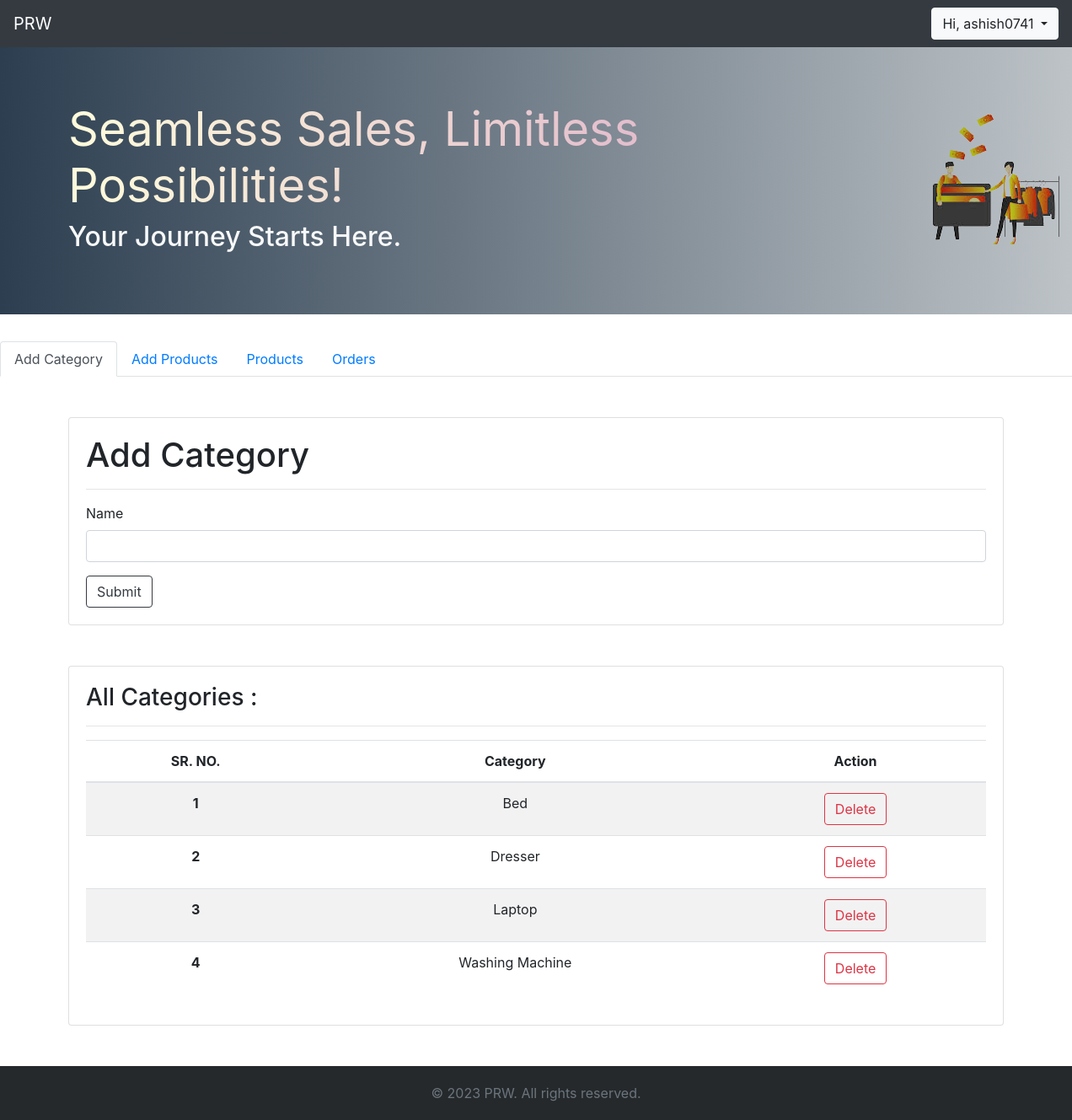
The app's page /renter (signed in) with its own data.
### models.py (models this page shows, shortened)
class User(db.Model):
    user_id = db.Column(db.Integer,primary_key=True, autoincrement=True)
    username = db.Column(db.String(50), unique=True, nullable=False)
    password = db.Column(db.String(50), nullable=False)
    first_name = db.Column(db.String(50),nullable=False)
    last_name = db.Column(db.String(50),nullable=False)
    mobile_number = db.Column(db.Integer,unique=True, nullable=True)
    email = db.Column(db.String(500),unique=True,nullable=False)
    is_renter = db.Column(db.Boolean,default=False)
    is_rentee = db.Column(db.Boolean,default=False)
    product_fk = db.relationship('Product', backref='products', lazy=True, cascade="all,delete")
    cart_fk = db.relationship('CartItem', backref='cartitem', lazy=True, cascade="all,delete")

class Category(db.Model):
    category_id = db.Column(db.Integer,primary_key=True, autoincrement=True)
    category_name = db.Column(db.String(50),unique=True,nullable=False)
    category_fk = db.relationship('Product',backref='category', lazy=True, cascade="all,delete")

### routes.py (the view)
@app.route('/renter')
def renter():
    if 'username' in session:
        user = User.query.filter_by(username=session['username']).first()
        try:
            if user.is_renter:
                products = Product.query.filter_by(user_id=user.user_id).all()
                categories = Category.query.all()
                orders = Order.query.all()
                return render_template('renter.html', products=products, categories=categories, orders = orders, user = user)
            else:
                flash('Kindly login as renter !!', 'danger')
                return redirect(url_for('login'))
        except Exception as e:
            flash('Something went wrong. Please login again!', 'danger')
            return redirect(url_for('login'))
    else:
        flash('Session expired ! Please login again.','danger')
        return redirect(url_for('login'))

### routes.py (called while the page is built)
@app.context_processor
def cart_item_count():
    if 'username' in session:
        try:
            user = User.query.filter_by(username=session['username']).first()
            cart_items = CartItem.query.filter_by(user_id=user.user_id).all()
            count = len(cart_items)
            return {'cart_item_count': count}
        except Exception as e:
            return {'cart_item_count': 0}
    else:
        return {'cart_item_count': 0}

### templates/renter.html (shortened to what this page needs)
{% extends 'base_02.html' %}
{% block body %}
<div class="jumbotron jumbotron-fluid bg-jumb">
    <div class="container">
        <div class="row">
            <div class="col-md-10">
                <h2 class="display-4 bg-jumbtext"><b>Seamless Sales, Limitless Possibilities!</b></h2>
                <h2 class="text-light">Your Journey Starts Here.</h2>
            </div>
            <div class="col-md-2">
                <img src="{{ url_for('static', filename='images/uploads/home_page2.png')}}" class="hide-bg" alt="home page image">
            </div>
        </div>
    </div>
</div>
<nav>
    <div class="nav nav-tabs" id="nav-tab" role="tablist">
        <a class="nav-item nav-link active" id="add-category-tab" data-toggle="tab" href="#add-category" role="tab"
            aria-controls="nav-home" aria-selected="true">Add Category</a>
        <a class="nav-item nav-link" id="add-products-tab" data-toggle="tab" href="#add-products" role="tab"
            aria-controls="nav-profile" aria-selected="false">Add Products</a>
        <a class="nav-item nav-link" id="nav-products-tab" data-toggle="tab" href="#nav-products" role="tab"
            aria-controls="nav-contact" aria-selected="false">Products</a>
        <a class="nav-item nav-link" id="nav-orders-tab" data-toggle="tab" href="#nav-orders" role="tab"
            aria-controls="nav-order" aria-selected="false">Orders</a>
    </div>
</nav>
<div class="tab-content mb-5" id="nav-tabContent">
    <div class="tab-pane fade show active" id="add-category" role="tabpanel" aria-labelledby="add-category-tab">
        <div class="container">
            <div class="card my-5">
                <div class="card-body">
                    <form action="/add_category" method="post">
                        <h1>Add Category</h1>
                        <hr>
                        <div class="form-group">
                            <label>Name</label>
                            <input type="text" class="form-control" name="category_name" required>
                        </div>
                        <button type="submit" class="btn btn-outline-dark">Submit</button>
                    </form>
                </div>
            </div>
            <div class="card">
                <div class="card-body">
                    <h3>All Categories : </h3>
                    <hr>
                    <table class="table table-striped text-center">
                        <thead>
                            <tr>
                                <th scope="col">SR. NO.</th>
                                <th scope="col">Category</th>
                                <th scope="col">Action</th>
                            </tr>
                        </thead>
                        <tbody>
                            {% for category in categories %}
                            <tr>
                                <th scope="row">{{loop.index}}</th>
                                <td>{{category.category_name}}</td>
                                <td>
                                    <a href="/delete_category/{{category.category_id}}"
                                        class="btn btn-outline-danger">Delete</a>
                                </td>
                            </tr>
                            {% endfor %}
                        </tbody>
                    </table>
                </div>
            </div>
        </div>
    </div>
</div>
{% endblock body %}

### templates/base_02.html (shortened to what this page needs)
<!doctype html>
<html lang="en">
<head>
    <link rel="stylesheet" type="text/css" href="{{ url_for('static', filename='css/style.css') }}">
    <link rel="stylesheet" href="https://cdn.jsdelivr.net/npm/bootstrap@4.0.0/dist/css/bootstrap.min.css"
>
        <link rel="stylesheet" href="https://cdn.jsdelivr.net/npm/bootstrap-icons@1.10.2/font/bootstrap-icons.css">
</head>
<body class="body-css">
    <nav class="navbar navbar-expand-lg navbar-dark bg-dark">
        <a class="navbar-brand" href="/renter">PRW</a>
        <div class="collapse navbar-collapse" id="navbarTogglerDemo02" style="justify-content: end;">
            {% if 'username' in session %}
            <div class="dropdown show">
                <a class="btn btn-outline-light dropdown-toggle" href="#" role="button" id="dropdownMenuLink"
                    data-toggle="dropdown" aria-haspopup="true" aria-expanded="false">
                    Hi, {{ session['username'] }}
                </a>
            </div>
            {% else %}
            <a class="btn btn-outline-light my-2 my-sm-0" href="/login">Login</a>
            {% endif %}
        </div>
    </nav>
    <div class="content-wrapper">
    {% block body %}
    {% endblock body %}
    </div>
    <div class="footer">
        <div class="container">
          <span class="text-muted">© 2023 PRW. All rights reserved.</span>
        </div>
    </div>
</body>
</html>

### static/css/style.css (style rules this page uses)
.bg-jumb { background: #bdc3c7; background: -webkit-linear-gradient(to right, #2c3e50, #bdc3c7); background: linear-gradient(to right, #2c3e50, #bdc3c7); }
.bg-jumbtext { background: #d9a7c7; background: -webkit-linear-gradient(to right, #fffcdc, #d9a7c7); background: linear-gradient(to right, #fffcdc, #d9a7c7); -webkit-background-clip: text; -webkit-text-fill-color: transparent; }
.hide-bg { height: fit-content; width: fit-content; mix-blend-mode:darken; }
html { scroll-behavior: smooth; }
.body-css { margin: 0; padding: 0; display: flex; flex-direction: column; min-height: 100vh; }
.content-wrapper { flex: 1; }
.footer { background-color: #25292c; padding: 20px 0; text-align: center; }

### records on screen
User: username "ashish0741"
Category: category_name "Bed"
Category: category_name "Dresser"
Category: category_name "Laptop"
Category: category_name "Washing Machine"
